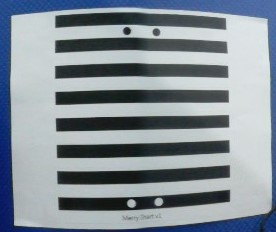
#> input picture image/dora/stitch_test.jpg, 276 x 232 px, found by its file name
$ jupyter execute stitch_check.ipynb
#> lines starting #> are read from the running program, lines starting #| are printed output that depends on the picture
[cell 1]
import cv2
import urllib
import numpy as np
from random import randrange, uniform

from sklearn import cluster, datasets

#check version
print("OpenCv version: ", cv2.__version__)

[cell 2]
LINE_WIDTH_SPEC = 3

# Parameters for Hough line detection
rho = 1.0
theta = np.pi/180
threshold = 20
min_line_length = 10
max_line_gap = 100

# Parameters for binarize threshold and Canny Line detection
bi_thd = 30
bi_max = 255

#img_path = "D:/Research/opencv/image/dora/b.jpg"
img_path = "D:/Research/opencv/image/dora/stitch_test.jpg"
#img_path = "D:/Research/opencv/image/adas/traffic.jpg"

nor_color = (0, 255, 255)
warn_color = (0,0,255)
font = cv2.FONT_HERSHEY_SIMPLEX
color = (0, 255, 255)

[cell 3]
def displayResizedImg(name, img, factor):
    imgDis = cv2.resize(img, None, fx=factor, fy=factor, interpolation=cv2.INTER_AREA)
    cv2.imshow(name, imgDis)
    return imgDis

[cell 4]
def findLimitValue(arr):
    #print("min: {} max: {}".format(min(arr), max(arr)))
    return [min(arr), max(arr), max(arr)-min(arr)]

[cell 5]
def detectlineWidth(lines, groups):
    data = np.array(lines)
    kmeans_fit = cluster.KMeans(n_clusters=groups).fit(data.reshape(-1,1))
    cluster_labels = kmeans_fit.labels_

    temp = [[0 for x in range(2)] for x in range(len(cluster_labels))]
    temp = np.array(temp)
    for i in range(len(cluster_labels)):
        temp[i,0] = cluster_labels[i]
        temp[i,1] = data[i]

    #Sort by y position
    temp = sorted(temp,key=lambda temp : temp [1])

    idx = temp[0][0]
    test = []
    final_list = []
    for i in range(len(temp)):
        #print("Index {}, array value {} {}".format(idx, temp[i][0], temp[i][1]))
        if idx != temp[i][0]:
            idx = temp[i][0]
            final_list.append(findLimitValue(test))
            test.clear()
            test.append(temp[i][1])
        else:
            test.append(temp[i][1])
    #final_list += findLimitValue(test)
    final_list.append(findLimitValue(test))

    #slices a[start:end]
    #direct access a[x][y]

    return final_list

[cell 6]
#read from file
img = cv2.imread(img_path)
#> img is the input picture: shape (232, 276, 3); mean B, G, R 150.7, 142.1, 131.7

[cell 7]
#Convert image to gray
gray = cv2.cvtColor(img, cv2.COLOR_BGR2GRAY)
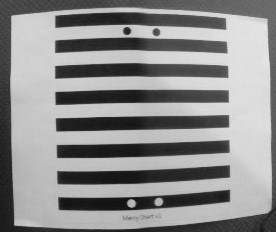
#> gray: shape (232, 276); min 14, max 231, mean 140


$ run again, with image/dora/b.jpg copied over image/dora/stitch_test.jpg
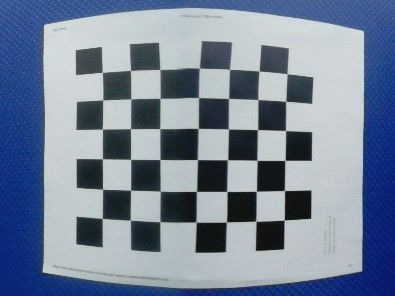
#> input picture image/dora/b.jpg, 395 x 296 px, found by its file name
#> img is the input picture: shape (296, 395, 3); mean B, G, R 152.6, 131.8, 117.8
#> `gray = cv2.cvtColor(img, cv2.COLOR_BGR2GRAY)`:
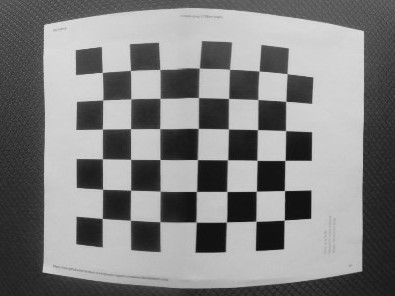
#> gray: shape (296, 395); min 1, max 225, mean 130

$ run again, with image/adas/traffic.jpg copied over image/dora/stitch_test.jpg
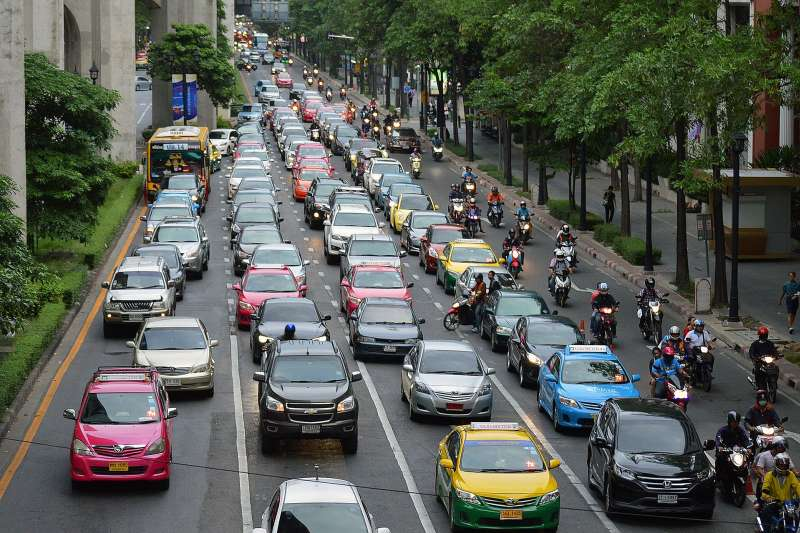
#> input picture image/adas/traffic.jpg, 800 x 533 px, found by its file name
#> img is the input picture: shape (533, 800, 3); mean B, G, R 86.2, 93.1, 89.2
#> `gray = cv2.cvtColor(img, cv2.COLOR_BGR2GRAY)`:
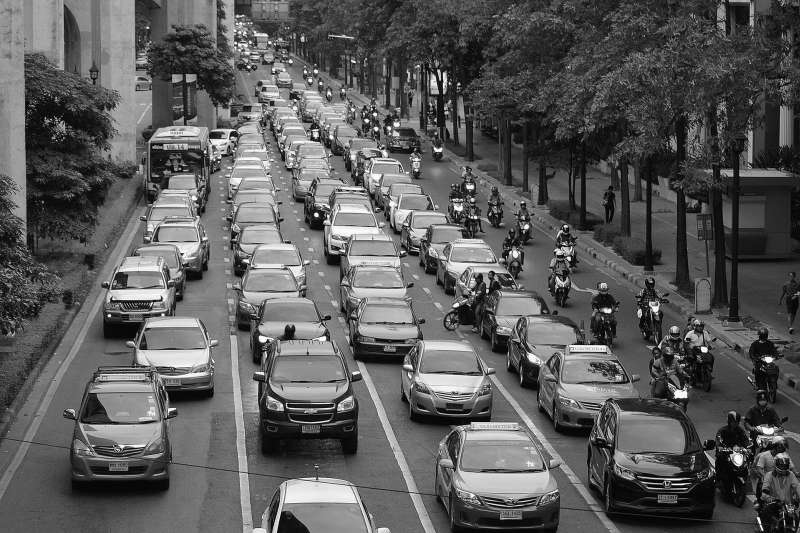
#> gray: shape (533, 800); min 0, max 255, mean 91.1

$ run again, with image/dora/a0.jpg copied over image/dora/stitch_test.jpg
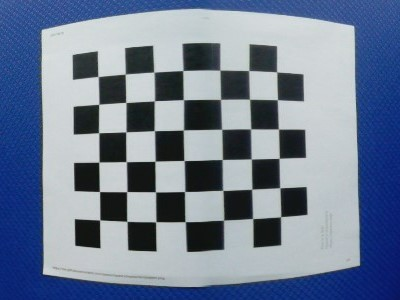
#> input picture image/dora/a0.jpg, 400 x 300 px, found by its file name
#> img is the input picture: shape (300, 400, 3); mean B, G, R 148.5, 125.8, 111.8
#> `gray = cv2.cvtColor(img, cv2.COLOR_BGR2GRAY)`:
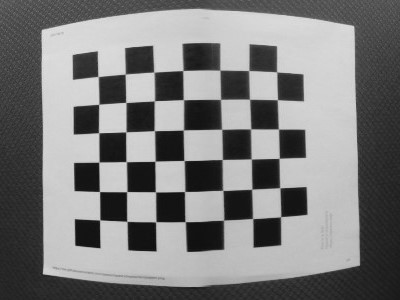
#> gray: shape (300, 400); min 13, max 228, mean 124.2
